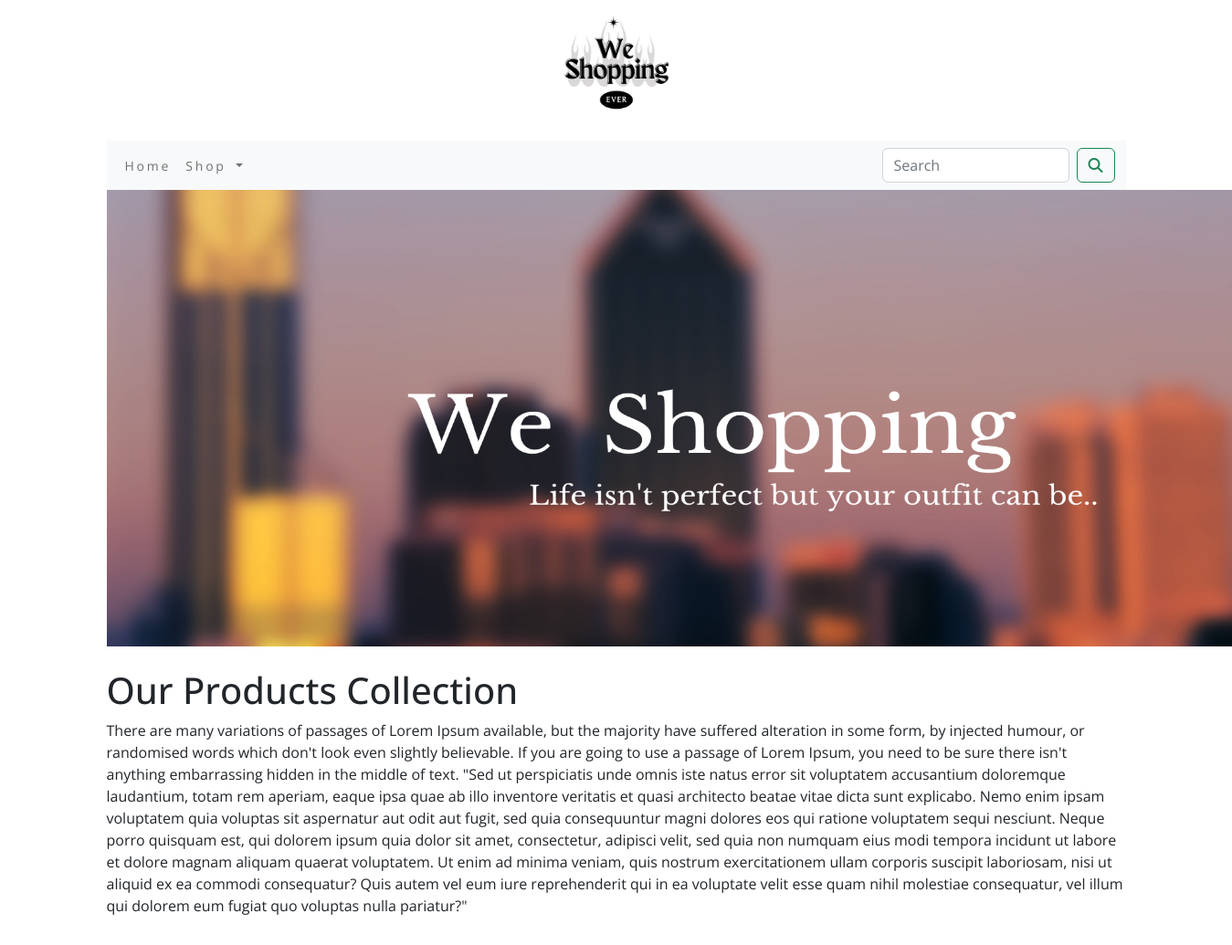
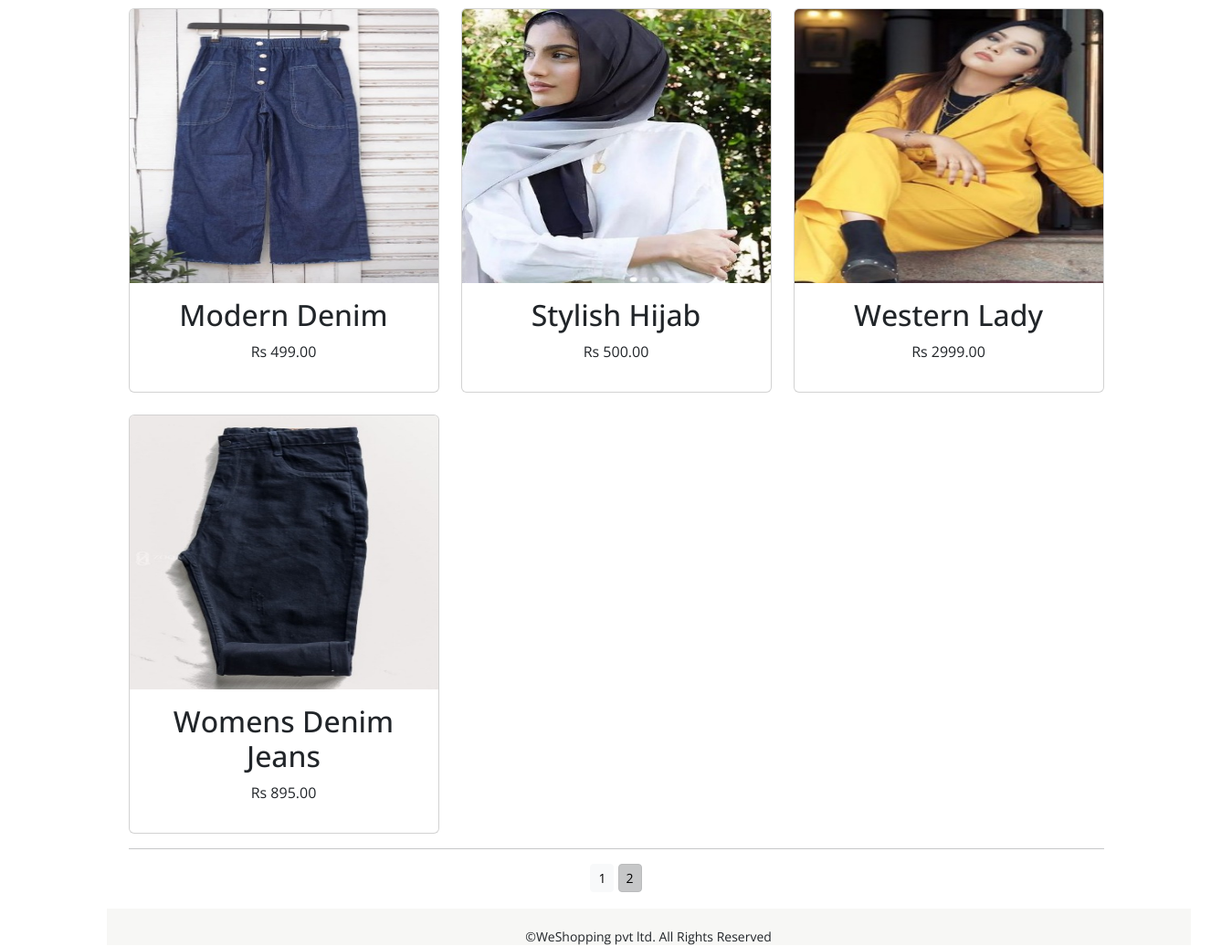
Screenshot of /shop/?page=2 with the database file from the repository (2 pictures, top to bottom).
### shop/models.py (models this page shows, shortened)
class Products(models.Model):
    name = models.CharField(max_length=250, unique=True)
    slug = models.SlugField(max_length=250, unique=True)
    description = models.TextField(blank=True)
    price = models.DecimalField(max_digits=10, decimal_places=2)
    category = models.ForeignKey(Category, on_delete=models.CASCADE)
    image = models.ImageField(upload_to='product', blank=True)
    stock = models.IntegerField()
    available = models.BooleanField(default=True)
    created = models.DateTimeField(auto_now_add=True)
    updated = models.DateTimeField(auto_now=True)
    def get_url(self):
        return reverse('shop:procatdetail', args=[self.category.slug, self.slug])
    class Meta:
        ordering = ('name',)
        verbose_name = 'product'
        verbose_name_plural = 'products'

### shop/views.py (the view)
# urls.py: path('',views.allProCat,name='allProCat'),
def allProCat(request, c_slug=None):
    c_page = None
    products_list = None
    if c_slug != None:
        c_page = get_object_or_404(Category, slug=c_slug)
        products_list = Products.objects.all().filter(category=c_page, available=True)
    else:
        products_list = Products.objects.all().filter(available=True)
    paginator = Paginator(products_list, 6)
    try:
        page = int(request.GET.get('page', '1'))
    except:
        page = 1
    try:
        products = paginator.page(page)
    except(EmptyPage, InvalidPage):
        products = paginator.page(paginator.num_pages)
    return render(request, 'category.html', {'category': c_page, 'products': products})

### cart/context_processors.py (called while the page is built)
def counter(request):
    item_count=0
    if 'admin' in request.path:
        return {}
    else:
        try:
            cart=Cart.objects.filter(cart_id=_cart_id(request))
            cart_items=CartItem.objects.all().filter(cart=cart[:1])
            for cart_item in cart_items:
                item_count += cart_item.quantity
        except Cart.DoesNotExist:
            item_count=0
    return dict(item_count=item_count)

### cart/views.py (called while the page is built)
def _cart_id(request):
    cart = request.session.session_key
    if not cart:
        cart = request.session.create()
    return cart

### shop/context_processors.py (called while the page is built)
def menu_links(request):
    links=Category.objects.all()
    return dict(links=links)

### shop/models.py (called while the page is built)
    def get_url(self):
        return reverse('shop:products_by_category', args=[self.slug])

### template/category.html (shortened to what this page needs)
{% extends 'base.html' %}
{% load static %}
{% block content %}
<div class="max-auto">
  {% if category %}
  <img  src="{{category.image.url}}" alt="{{category.name}}" style="width:30%; height:30%;">
</div>
 <br>
<div>
  <h1 class="text-center my_title">{{category.name}}</h1>
  <p class="text-justify">{{category.description}}</p>
</div>
  {% else %}
   <div>
     <img src="{% static 'img/banner.png' %}" alt="Our Products" width="1297px" height="500px">
   </div>
   <br>
  <div>
      <h1>Our Products Collection</h1>
      <p>There are many variations of passages of Lorem Ipsum available, but the majority have suffered alteration in some form, by injected humour, or randomised words which don't look even slightly believable. If you are going to use a passage of Lorem Ipsum, you need to be sure there isn't anything embarrassing hidden in the middle of text.
      "Sed ut perspiciatis unde omnis iste natus error sit voluptatem accusantium doloremque laudantium, totam rem aperiam, eaque ipsa quae ab illo inventore veritatis et quasi architecto beatae vitae dicta sunt explicabo. Nemo enim ipsam voluptatem quia voluptas sit aspernatur aut odit aut fugit, sed quia consequuntur magni dolores eos qui ratione voluptatem sequi nesciunt. Neque porro quisquam est, qui dolorem ipsum quia dolor sit amet, consectetur, adipisci velit, sed quia non numquam eius modi tempora incidunt ut labore et dolore magnam aliquam quaerat voluptatem. Ut enim ad minima veniam, quis nostrum exercitationem ullam corporis suscipit laboriosam, nisi ut aliquid ex ea commodi consequatur? Quis autem vel eum iure reprehenderit qui in ea voluptate velit esse quam nihil molestiae consequatur, vel illum qui dolorem eum fugiat quo voluptas nulla pariatur?"</p>
  </div>
   {% endif %}
<div class="container">
    <div class="row mx-auto">
        {% for product in products.object_list %}
        <div class="my_bottom_margin col-9 col-sm-12 col-md-4 xol-lg-4"><br>
            <div class="card text-center" style="min-width:15rem; min-height:25rem;">
                <a href="{{product.get_url}}"><img class="card-img-top my_image" src="{{product.image.url}}" alt="{{product.name}}"></a>
                <div class="card-body">
                    <h2>{{product.name}}</h2>
                    <p>Rs {{product.price}}</p>
                </div>
            </div>
        </div>
        {% endfor %}
        <div class="mx-auto">
            {% if products.paginator.num_pages > 1 %}
            <hr>
            <div class="text-center">
                {% for pg in products.paginator.page_range %}
                <a href="?page={{pg}}" class="btn btn-light btn-sm {% if products.number == pg %} active {% endif %}"}>{{pg}}</a>
                {% endfor %}
            </div>
            {% endif %}
        </div>
        <br>
    </div>
</div>
{% endblock %}

### static/css/custom.css (style rules this page uses)
body { font-family: 'Open Sans', sans-serif; position:relative; padding-bottom:58px; min-height:100vh; }
.my_image { width:100%; height:300px; }

### rows the page displays
Products: image (picture), name "Modern Denim", price "499.00"
Products: image (picture), name "Stylish Hijab", price "500.00"
Products: image (picture), name "Western Lady", price "2999.00"
Products: image (picture), name "Womens Denim Jeans", price "895.00"

### other values shown
{{ pg }} "1" "2"
